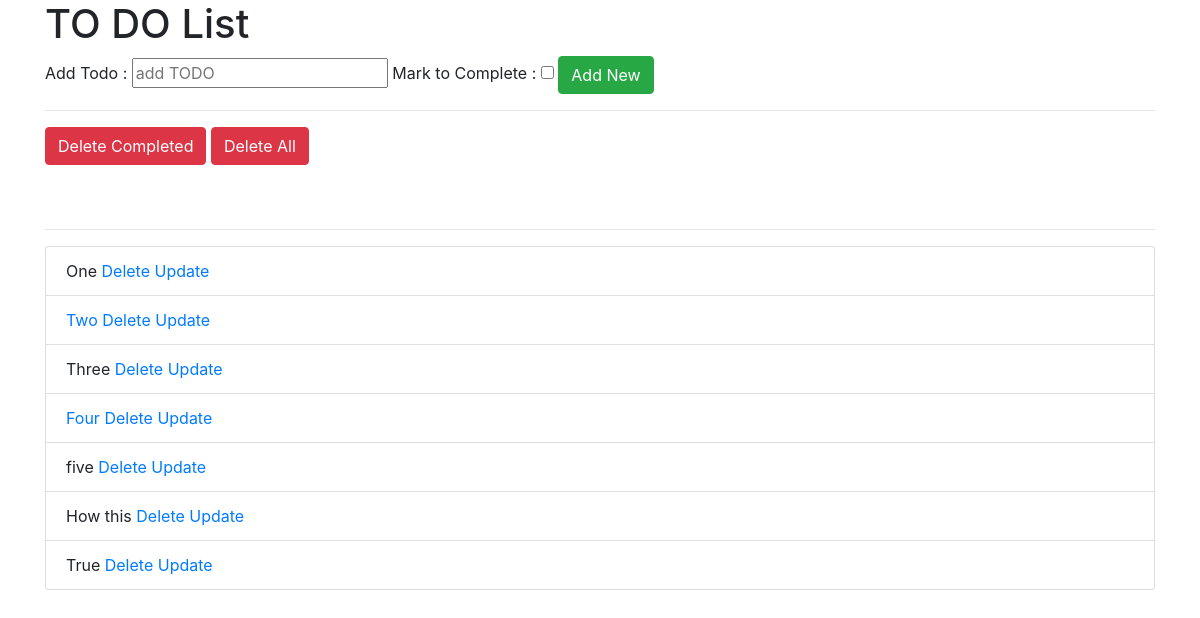
/todo/, run on the app's committed database.
### To_do_App/models.py (models this page shows, shortened)
class Todo(models.Model):
    text = models.CharField(max_length=54)
    complete = models.BooleanField(default=False)

### To_do_App/views.py (the view)
# urls.py: path('', views.todo, name="todo"),
def todo(request):
    form = TodoForm()
    todo_list = Todo.objects.all()
    context = {'todo_list': todo_list, 'form':form}
    return render(request, 'todo.html', context)

### To_do_App/forms.py
class TodoForm(forms.ModelForm):
    class Meta:
        model = Todo
        fields = '__all__'
        widgets = {
            'text': forms.TextInput(attrs={'placeholder':"add TODO", 'required':False}),
            }

### To_do_App/templates/todo.html (shortened to what this page needs)
<!DOCTYPE html>
{% load static %}
<html lang="en">
<head>
    <link rel="stylesheet" href="{% static 'bootstrap.min.css' %}">
</head>
<body>
    <div class="container">
        <h1>TO DO List</h1>
    <form action="{% url 'addtodo' %}" method="POST">
        <p>Add Todo : {{form.text}} Mark to Complete : {{form.complete}} <input type="submit" class="btn btn-success" value="Add New"> </p>
    <hr>
        <a href="{% url 'deleteCompleted' %}"><button class="btn btn-danger" type="button">Delete Completed</button></a>
        <a href="{% url 'deleteAll' %}"><button class="btn btn-danger" type="button">Delete All</button></a>
    </form>
    <br><br><hr>
    <ul class="list-group t20">
        {% for todo in todo_list %}
            {% if todo.complete %}
            <li class="list-group-item todo-completed">{{todo.text}} <span><a href="delete/{{todo.id}}">Delete</a></span> <span><a href="update/{{todo.id}}">Update</a></span></li>
            {% else %}
            <li class="list-group-item todo-completed"><a href="completeTodo/{{todo.pk}}">{{todo.text }} <span><a href="delete/{{todo.pk}}">Delete</a></span> <span><a href="update/{{todo.id}}">Update</a></span></li>
            {% endif %}
        {% endfor %}
    </ul>
    </div>
</body>
</html>

### data on the page
Todo: text "One"
Todo: text "Two"
Todo: text "Three"
Todo: text "Four"
Todo: text "five"
Todo: text "How this"
Todo: text "True"
